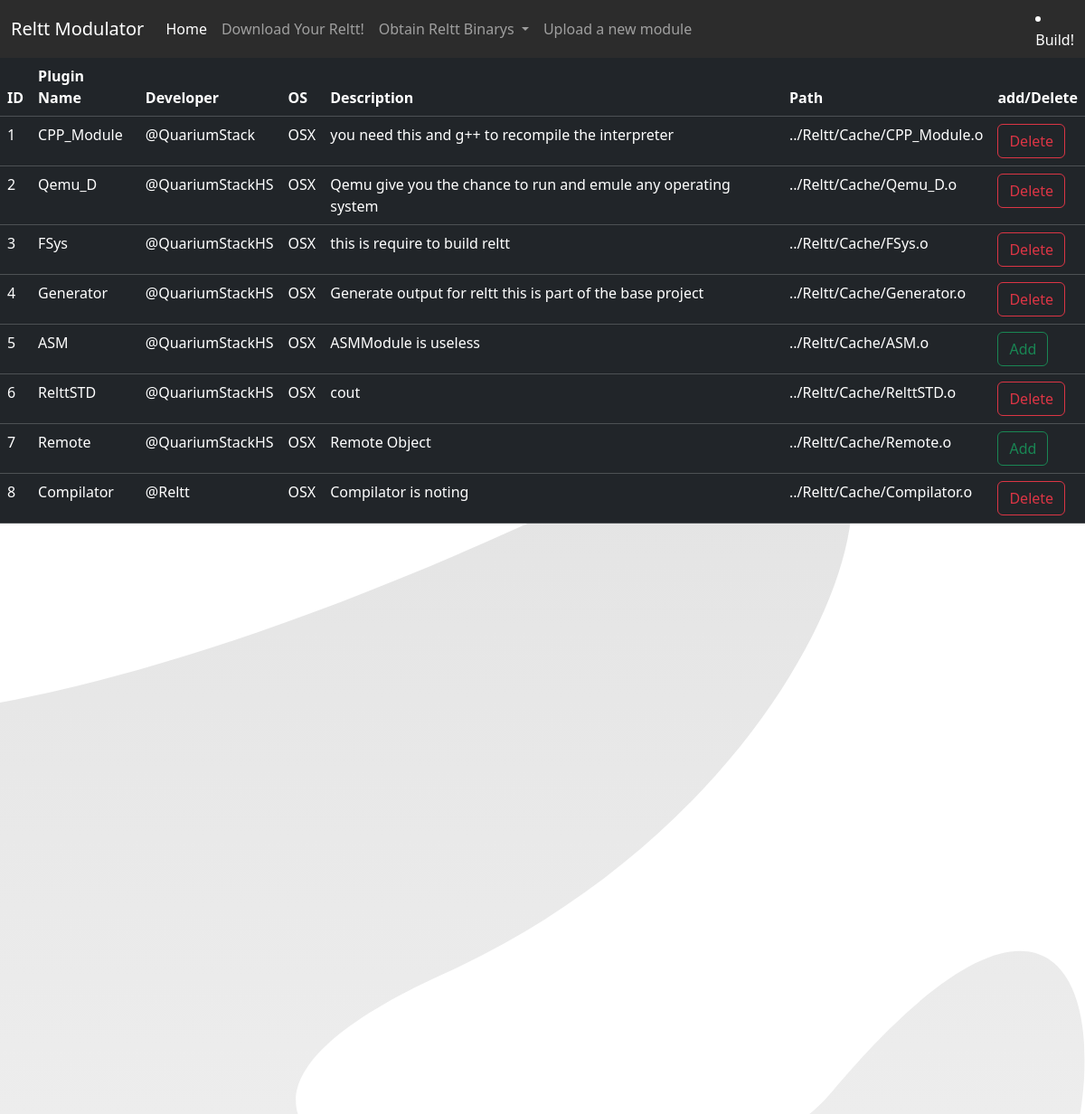
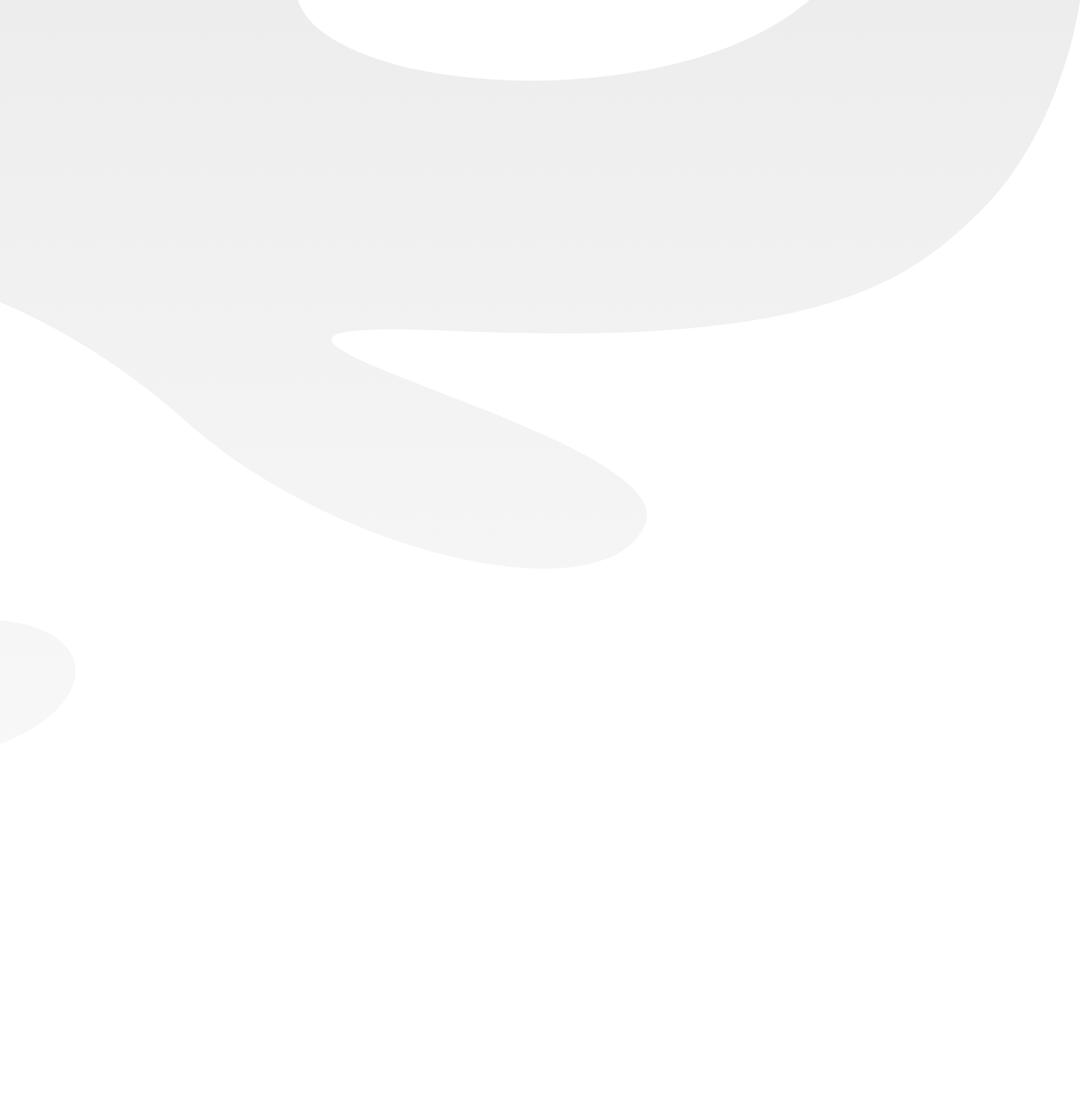
The app's page /mod, older data (2 pictures, top to bottom).
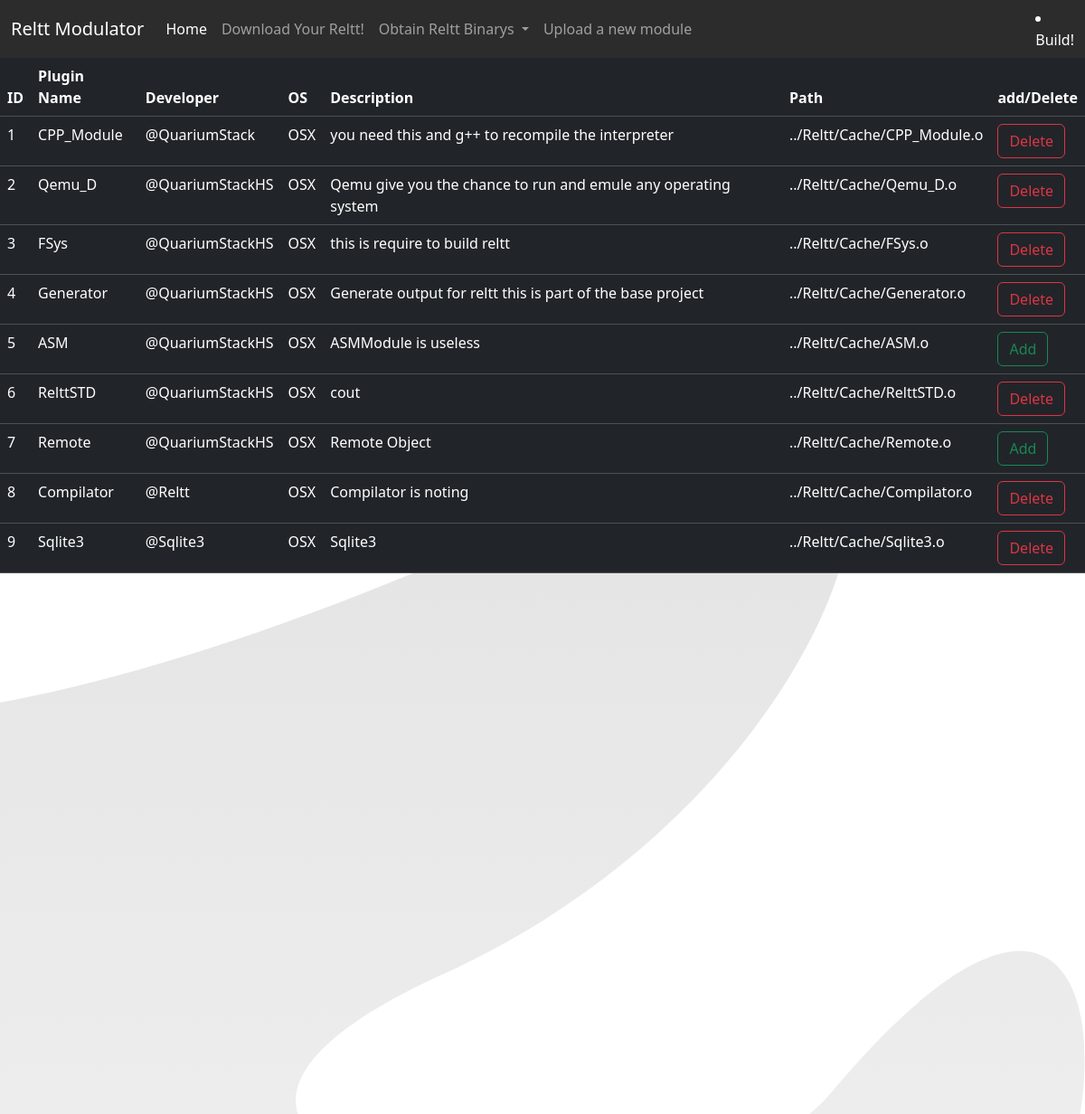
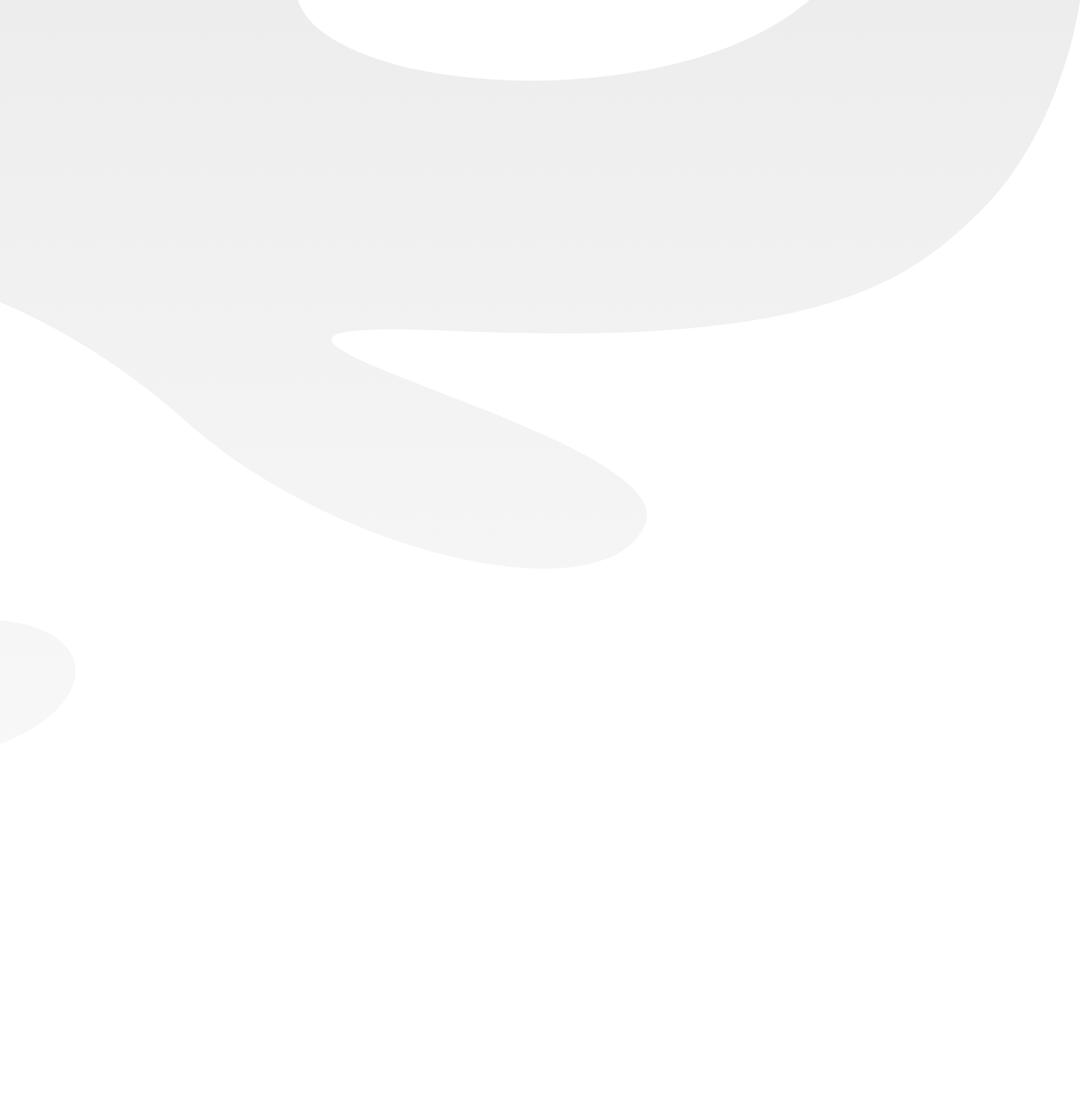
The same page, newer data (2 pictures, top to bottom).
### install.py (models this page shows, shortened)
class Mods(db.Model):
    _id = db.Column(db.Integer, primary_key=True)
    isused = db.Column(db.Integer)
    name = db.Column(db.String(100))
    Developer = db.Column(db.String(100))
    Version = db.Column(db.String(100))
    Description = db.Column(db.String(100))
    OS = db.Column(db.String(100))
    contructor = db.Column(db.String(100))
    Path = db.Column(db.String(100))

### install.py (the view)
@app.route('/mod')
def py_mod():
    return render_template("Reltt_mod.html", OS=platform.system(), Mods=Mods.query.all())

### templates/Reltt_mod.html (shortened to what this page needs)
<!DOCTYPE html>
<html>
<head>
    <link rel='stylesheet' type='text/css' media='screen' href='static/bootstrap-5.0.0-beta3-dist/css/bootstrap.css'>
    <link rel='stylesheet' type='text/css' media='screen' href='static/css/Reltt.css'>
</head>
<body>
    <nav class="navbar navbar-expand-lg navbar-dark">
        <div class="container-fluid">
            <a class="navbar-brand">Reltt Modulator</a>
            <div class="collapse navbar-collapse" id="navbarSupportedContent">
                <ul class="navbar-nav me-auto mb-2 mb-lg-0">
                    <li class="nav-item">
                        <a class="nav-link active" aria-current="page" href="/">Home</a>
                    </li>
                    <li class="nav-item">
                        <a class="nav-link" href="/mod/download">Download Your Reltt!</a>
                    </li>
                    <li class="nav-item dropdown">
                        <a class="nav-link dropdown-toggle" href="#" id="navbarDropdown" role="button"
                            data-bs-toggle="dropdown" aria-expanded="false">
                            Obtain Reltt Binarys
                        </a>
                    </li>
                    <li class="nav-item">
                        <a class="nav-link" href="/mod/add" tabindex="-1" >Upload a new module</a>
                      </li>
                </ul>
                <form class="d-flex">
                    <li class="nav-item">
                        <a class="nav-link btn btn-outline-primary" id="Build" onclick="Build()"
                            tabindex="-1">Build!</a>
                    </li>
                </form>
            </div>
        </div>
    </nav>
    <table class="table table-dark table-hover">
        <thead>
            <tr>
              <th scope="col">ID</th>
              <th scope="col">Plugin Name</th>
              <th scope="col">Developer</th>
              <th scope="col">OS</th>
              <th scope="col">Description</th>
              <th scope="col">Path</th>
              <th scope="col">add/Delete</th>
            </tr>
          </thead>
          <tbody>
    {% for mod in Mods %}
    <tr>
        <td>{{mod._id}}</td>
        <td>{{mod.name}}</td>
        <td>@{{mod.Developer}}</td>
        <td>{{mod.OS}}</td>
        <td>{{mod.Description}}</td>
            <td>{{mod.Path}}</td>
            <td>
                {% if mod.isused == 1 %}
                <a style="z-index: 1;" onclick="switchs('{{mod.name}}')" id="{{mod.name}}" type="button"
                    class="btn btn-outline-danger">Delete</a>
                {% else %}
                <a style="z-index: 1;" onclick="switchs('{{mod.name}}')" id="{{mod.name}}" type="button"
                    class="btn btn-outline-success">Add</a>
                {% endif %}</td>
      </tr>
        {% endfor %}
    </tbody>
    </table>
</body>
</html>

### static/css/Reltt.css (style rules this page uses)
.btn { text-align: center; }
.table { background-color: rgba(31, 29, 29, 0.562); }
.wave4 { position: absolute; right: 0px; z-index: -1; transform:scale(-1,1); height: 150em; color: white; }
.navbar { background-color: rgba(0, 0, 0, 0.829); color: white; }

Row changes from the older to the newer data that the page shows:
added Mods: _id "9", name "Sqlite3", Developer "Sqlite3", OS "OSX", Description "Sqlite3", Path "../Reltt/Cache/Sqlite3.o"
